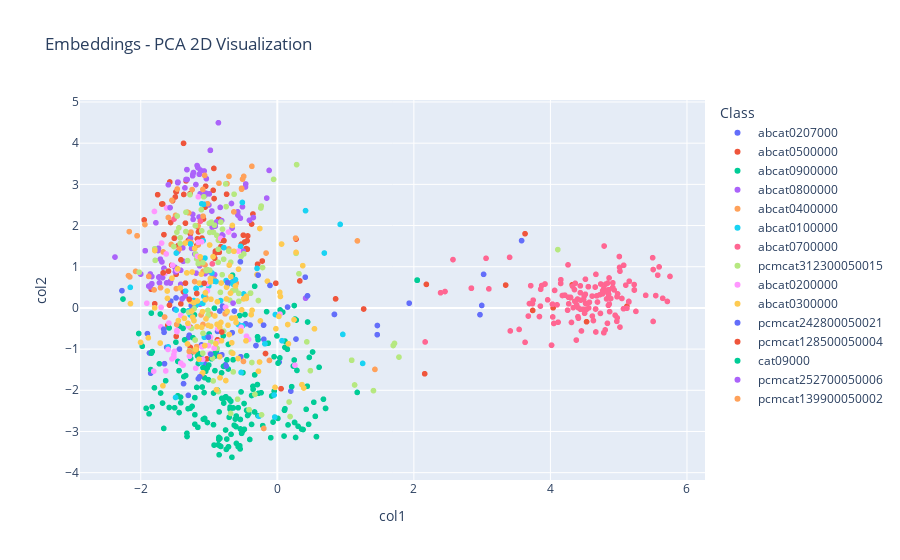

The notebook cell this image was saved under:
### Markdown cell above
#### 3.2.1. Train and Evaluate Text Model

### Code cell
# Combine text columns to form the feature set
X_train = train_df[text_columns].values
X_test = test_df[text_columns].values

# Train and evaluate models
trained_models = train_classic(X_train, X_test, y_train, y_test)
